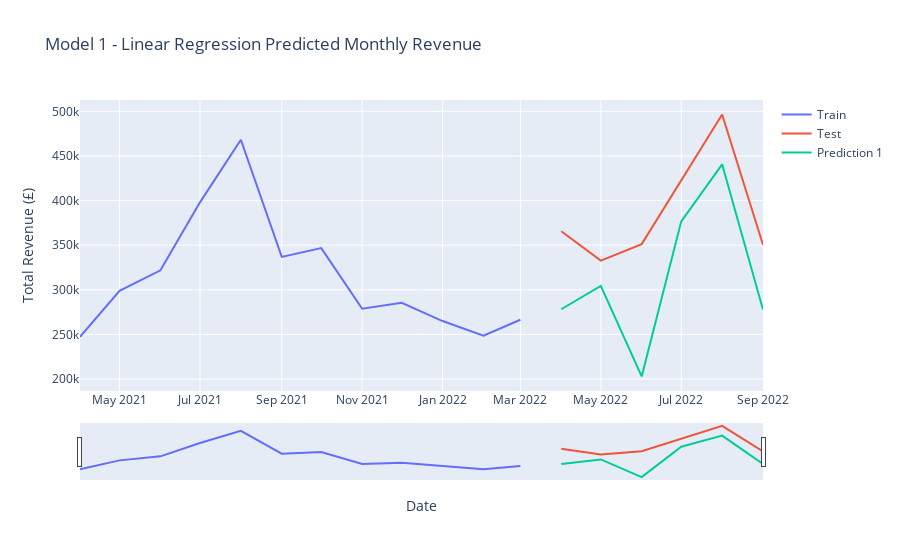

The notebook cell saved with this chart:
### Code cell
fig = go.Figure()
fig.add_trace(go.Scatter(x=train.index, 
                         y=train['Total_Revenue'], mode='lines', name='Train'))
fig.add_trace(go.Scatter(x=test.index, 
                         y=test['Total_Revenue'], mode='lines', name='Test'))
fig.add_trace(go.Scatter(x=test.index, 
                         y=prediction_1, mode='lines', name='Prediction 1'))

fig.update_xaxes(rangeslider_visible=True)
fig.update_layout(
    yaxis_title='Total Revenue (£)', 
    xaxis_title='Date',
    title='Model 1 - Linear Regression Predicted Monthly Revenue'
)
fig.show()

### Figure 1 — Plotly figure (JSON) as saved in the notebook; plotly's stock layout.template omitted (floating-point values rounded to 4 significant figures)
{"data": [{"mode": "lines", "name": "Train", "type": "scatter", "x": ["2021-04-01T00:00:00", "2021-05-01T00:00:00", "2021-06-01T00:00:00", "2021-07-01T00:00:00", "2021-08-01T00:00:00", "2021-09-01T00:00:00", "2021-10-01T00:00:00", "2021-11-01T00:00:00", "2021-12-01T00:00:00", "2022-01-01T00:00:00", "2022-02-01T00:00:00", "2022-03-01T00:00:00"], "y": [247400.0, 299000.0, 321900.0, 398000.0, 468121, 336900.0, 346800.0, 278900.0, 285400.0, 265100.0, 248700.0, 266600.0]}, {"mode": "lines", "name": "Test", "type": "scatter", "x": ["2022-04-01T00:00:00", "2022-05-01T00:00:00", "2022-06-01T00:00:00", "2022-07-01T00:00:00", "2022-08-01T00:00:00", "2022-09-01T00:00:00"], "y": [365700.0, 332800.0, 351300.0, 423000.0, 496400.0, 350500.0]}, {"mode": "lines", "name": "Prediction 1", "type": "scatter", "x": ["2022-04-01T00:00:00", "2022-05-01T00:00:00", "2022-06-01T00:00:00", "2022-07-01T00:00:00", "2022-08-01T00:00:00", "2022-09-01T00:00:00"], "y": [278300.0, 304400.0, 203000.0, 376700.0, 440600.0, 277900.0]}], "layout": {"title": {"text": "Model 1 - Linear Regression Predicted Monthly Revenue"}, "xaxis": {"rangeslider": {"visible": true}, "title": {"text": "Date"}}, "yaxis": {"title": {"text": "Total Revenue (£)"}}}}
